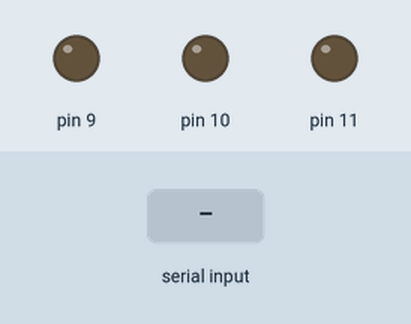
Simulated run of this sketch. Board: Arduino Uno, built with avr-gcc and run on an emulated ATmega328P. Parts: output pins drawn as LEDs (lit = HIGH). The inputs (shaded band) are chosen by the test bench.

Above: at 1.2 s.
1.3 s: "90,45\n" received over Serial
At 2.4 s:
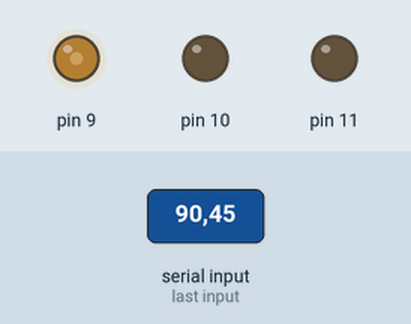
2.8 s: "30,150\n" received over Serial
At 3.6 s:
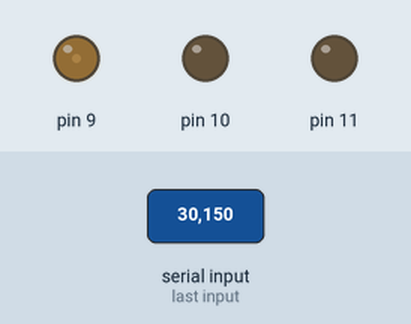
4.3 s: "200\n" received over Serial
At 4.7 s:
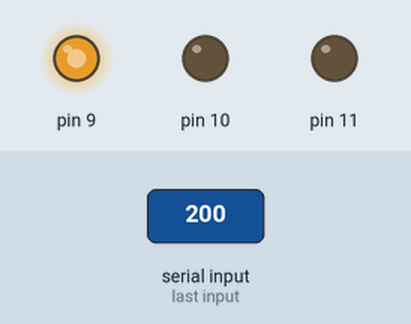
5.8 s: "90 45 200\n" received over Serial
At 7.0 s:
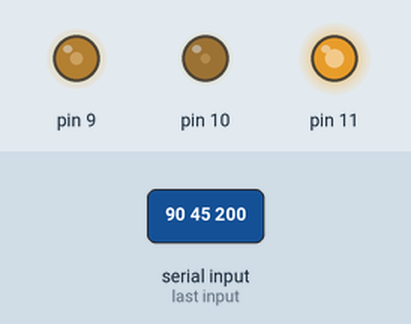
7.3 s: "5\n" received over Serial
At 8.2 s:
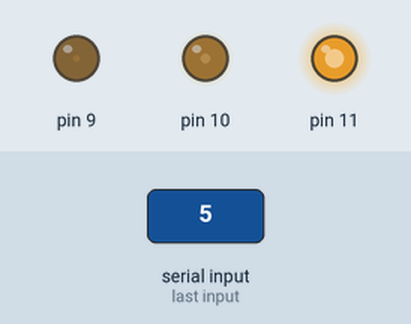
8.8 s: "90\n" received over Serial
At 9.3 s:
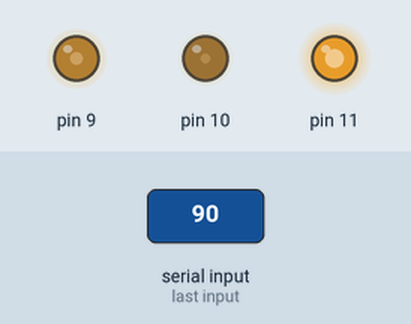
Timing chart, 0 to 11.3 s (numbered marks = the images above; inputs shaded):
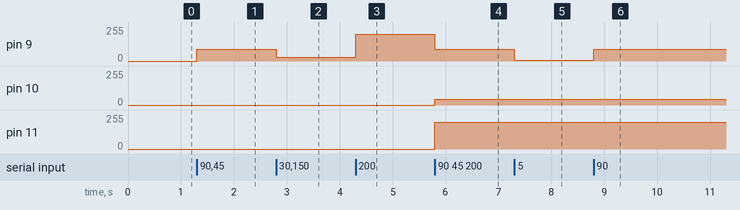

The sketch:

Buzz.ino
```cpp
#define M1 OCR1AL
#define M2 OCR1BL
#define M3 OCR2A
#define MAX_INPUT 15

void setup()
{
    DDRB=0x0E; // PWM pins as output

    // using timer 1 ,2 for pwm on pins OCR1A ,OCR1B ,OCR2A to control the vibrating motors
    // setting the timers for 8-bit pwm
    //timer1 OCR1A ,OCR1B
    // non-inverting , pre-sc=8 -> 7.8kHz
    TCCR1A=(1<<COM1A1)|(1<<COM1B1)|(1<<WGM10);
    TCCR1B=(1<<WGM12)|(1<<CS11);
    OCR1AL=0x00;
    OCR1AH=0x00;
    OCR1BL=0x00;
    OCR1BH=0x00;

    //timer 2 OCR2A
    // non-inverting , pre-sc=8 -> 7.8kHz
    TCCR2A=(1<<COM1A1)|(1<<WGM10)|(1<<WGM11);
    TCCR2B=(1<<CS21);
    OCR2A=0x00;
    OCR2B=0x00;

    Serial.begin(115200);

}

void process_data (const char * data)
{
    sscanf(data,"%d %d %d",&M1,&M2,&M3);
    //Serial.println(M1,DEC);
    //Serial.println(M2,DEC);
    //Serial.println(M3,DEC);
}

void processIncomingByte (const byte inByte)
{
    static char input_line [MAX_INPUT];
    static unsigned int input_pos = 0;

    switch (inByte)
    {

      case '\n':   // end of text
          input_line [input_pos] = 0;
          // terminating null byte
          // terminator reached! process input_line here ...
          process_data (input_line);

          // reset buffer for next time
          input_pos = 0;
          break;

      case '\r':
          // discard carriage return
          break;

      default:
          // keep adding if not full ... allow for terminating null byte
          if (input_pos < (MAX_INPUT - 1))
              input_line [input_pos++] = inByte;
          break;

    }
}

void loop()
{
    while (Serial.available () > 0)
        processIncomingByte(Serial.read ());
}
```

Measured:
- after the input at 1.3 s, pin 9: 0/255 → 90/255 at once
- after the input at 2.8 s, pin 9: 90/255 → 30/255 at once
- after the input at 4.3 s, pin 9: 30/255 → 200/255 at once
- after the input at 5.8 s, pin 9: 200/255 → 90/255 at once; pin 10: 0/255 → 45/255 at once; pin 11: 0/255 → 200/255 at once
- after the input at 7.3 s, pin 9: 90/255 → 5/255 at once
- after the input at 8.8 s, pin 9: 5/255 → 90/255 at once
